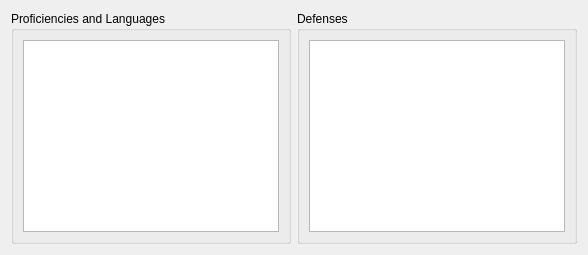
            <widget class="QWidget" name="tab_2">
             <attribute name="title">
              <string>Proficiencies and Languages</string>
             </attribute>
             <layout class="QHBoxLayout" name="horizontalLayout_6">
              <item>
               <layout class="QVBoxLayout" name="verticalLayout_3">
                <item>
                 <layout class="QGridLayout" name="gridLayout_9">
                  <item row="0" column="0">
                   <widget class="QGroupBox" name="groupBox_13">
                    <property name="title">
                     <string>Proficiencies and Languages</string>
                    </property>
                    <layout class="QVBoxLayout" name="verticalLayout_2">
                     <item>
                      <widget class="QTextEdit" name="PROFICIENCIES_LANGUAGES"/>
                     </item>
                    </layout>
                   </widget>
                  </item>
                  <item row="0" column="1">
                   <widget class="QGroupBox" name="groupBox_14">
                    <property name="title">
                     <string>Defenses</string>
                    </property>
                    <layout class="QVBoxLayout" name="verticalLayout_40">
                     <item>
                      <widget class="QTextEdit" name="DEFENSES"/>
                     </item>
                    </layout>
                   </widget>
                  </item>
                 </layout>
                </item>
               </layout>
              </item>
             </layout>
            </widget>
